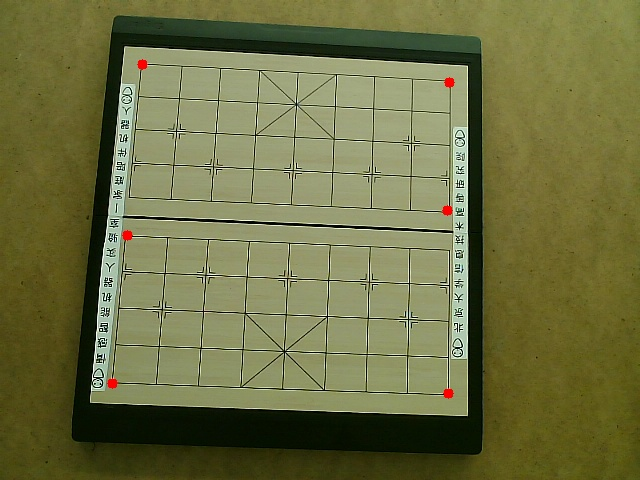
#> input picture FBM_TEST/Template_matching/chessboard.jpg, 640 x 480 px
$ python cornerHarris.py
#> lines starting #> are read from the running program, lines starting #| are printed output that depends on the picture; after the words box and inside, x2 and y2 are one past the last pixel; in counts of white or black regions, pixels touching at a corner belong together
import cv2
import numpy as np

img = cv2.imread('chessboard.jpg')
#> img is the input picture: shape (480, 640, 3); mean B, G, R 66.7, 111.7, 110
gray = cv2.cvtColor(img, cv2.COLOR_BGR2GRAY)
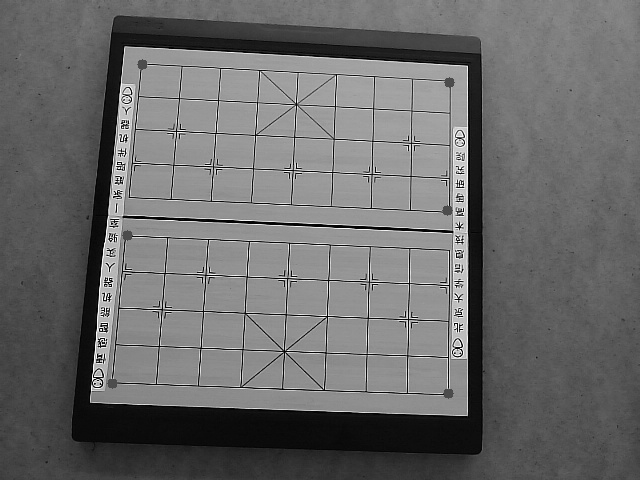
#> gray: shape (480, 640); min 1, max 253, mean 106.1
gray = np.float32(gray)
dst = cv2.cornerHarris(gray, 2, 23, 0.04)
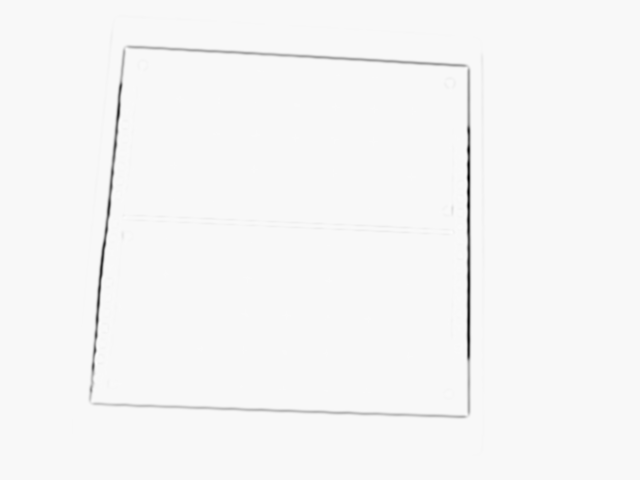
#> dst: shape (480, 640) float32; min -6.97e+29, max 1.69e+28, mean -4.41e+27; drawn with min black and max white
img[dst>0.01 * dst.max()] = [0, 0, 255]
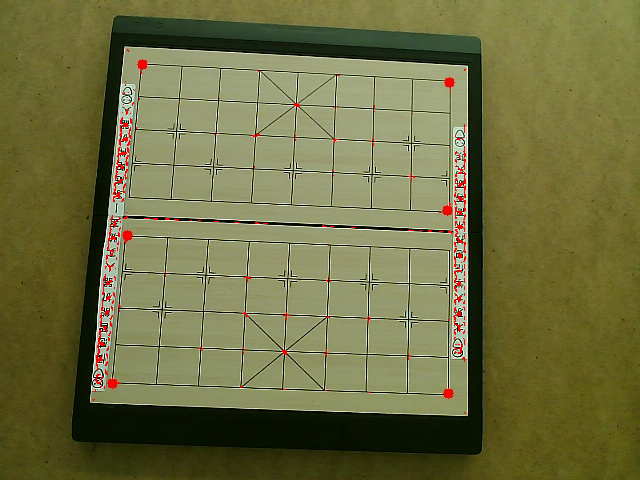
#> img: shape (480, 640, 3); 0.68% of pixels changed, all inside (x1, y1, x2, y2) = (93, 49, 466, 414)
while True:
    cv2.imshow('corners', img)
    if cv2.waitKey(int(1000 / 12)) & 0xff == ord('q'):
#> (key q is pressed here)
        break
cv2.destroyAllWindows()

$ run again, with FBM_TEST/Template_matching/human.jpg copied over FBM_TEST/Template_matching/chessboard.jpg
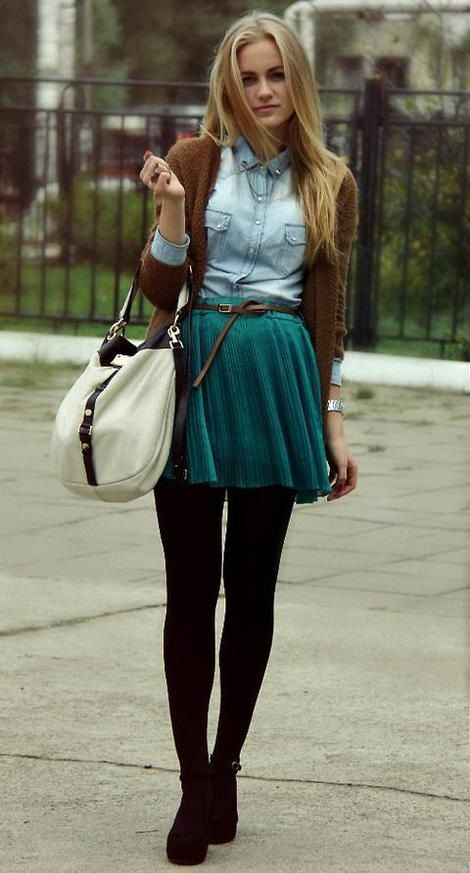
#> input picture FBM_TEST/Template_matching/human.jpg, 470 x 873 px
#> img is the input picture: shape (873, 470, 3); mean B, G, R 102.2, 118.5, 118.2
#> `dst = cv2.cornerHarris(gray, 2, 23, 0.04)`:
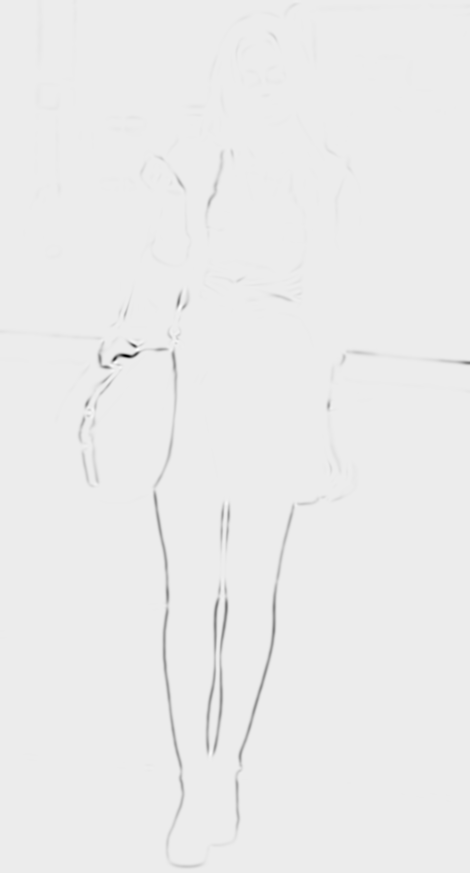
#> dst: shape (873, 470) float32; min -1.65e+30, max 1.29e+29, mean -6.68e+27; drawn with min black and max white
#> `img[dst>0.01 * dst.max()] = [0, 0, 255]`:
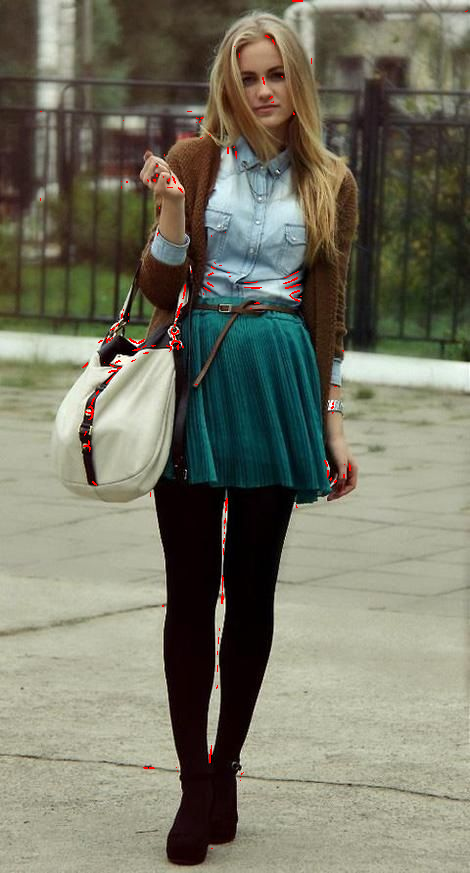
#> img: shape (873, 470, 3); 0.31% of pixels changed, all inside (x1, y1, x2, y2) = (40, 0, 468, 849)

$ run again, with FBM_TEST/Template_matching/template_adjusted.jpg copied over FBM_TEST/Template_matching/chessboard.jpg
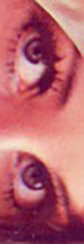
#> input picture FBM_TEST/Template_matching/template_adjusted.jpg, 84 x 244 px
#> img is the input picture: shape (244, 84, 3); mean B, G, R 108.8, 98.2, 183.4
#> `dst = cv2.cornerHarris(gray, 2, 23, 0.04)`:
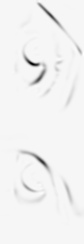
#> dst: shape (244, 84) float32; min -2.56e+29, max 8.68e+27, mean -4.17e+27; drawn with min black and max white
#> `img[dst>0.01 * dst.max()] = [0, 0, 255]`:
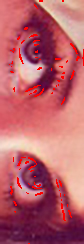
#> img: shape (244, 84, 3); 3.04% of pixels changed, all inside (x1, y1, x2, y2) = (9, 0, 84, 244)
